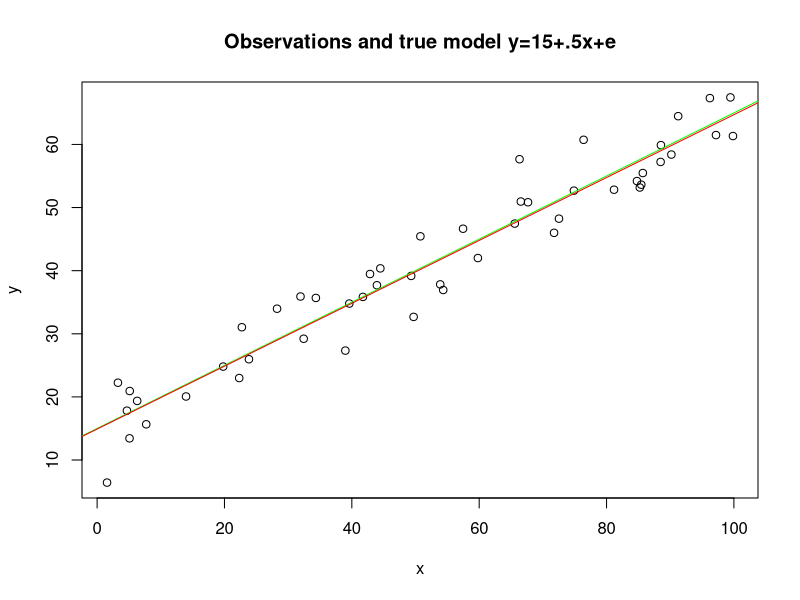
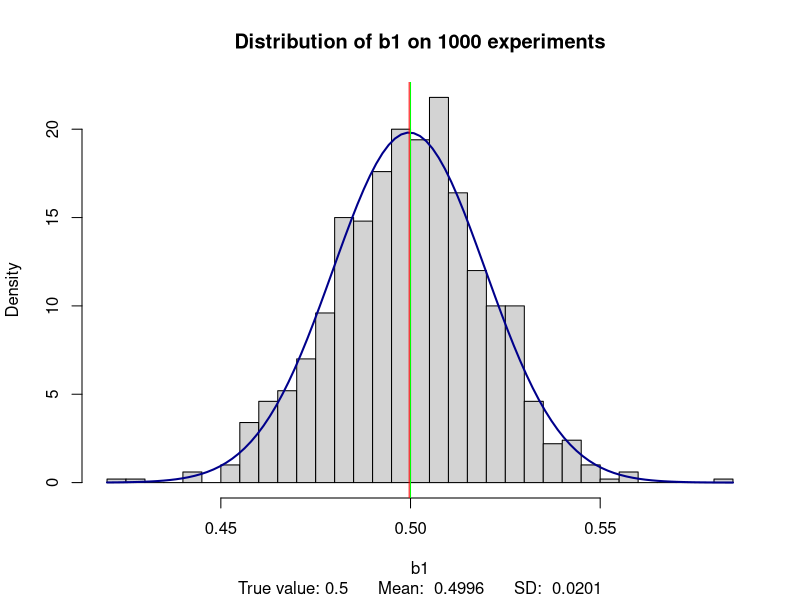

Generate these figures, in order, with R:
rm(list=ls())
set.seed(34)

# sample size
N = 50


# explanatory variables
make_x = function(n=N, xmin=0, xmax=100){
  return (runif(n, xmin, xmax))
}

# define true model
b0 = 15
b1 = 0.5
f = function(x){
   return (b0 + b1 * x)
}

# generate disturbances
sd_e = 4
make_epsilon = function(n=N, mean=0, sd=sd_e){
  return (rnorm(n, mean, sd)) 
}

# make data generating process
dgp = function(){
  x = make_x()
  y = f(x)+make_epsilon()
  return (data.frame(x=x,y=y))
}

# estime by ols once and show results
df = dgp()
plot(df$x,df$y, xlab = "x", ylab="y", main="Observations and true model y=15+.5x+e")
abline(a=b0,b=b1,col="green")

# TODO: make plot for distrubance term
# plot(make_x(), make_epsilon())

lm1 <- lm(y~x, data = df)
abline(lm1, col="red")
summary(lm1)


extract_b0  = function(lm_){
  return (coef(lm_)[1])
}

extract_b1  = function(lm_){
  return (coef(lm_)[2])
}

# repeat estimation 
get_b1 = function(){extract_b1(lm(y~x, data = dgp()))}

n_experiments = 1000
b1_list = replicate(n_experiments, get_b1())


# plot estimator desities 
b1_avg = mean(b1_list)
b1_sd = sd(b1_list)
h = hist(b1_list, breaks=40, freq=FALSE, 
         main=paste("Distribution of b1 on", n_experiments,"experiments"),
         sub=paste("True value:", b1, "    ",
                   "Mean: ", round(b1_avg,4), "    ",
                   "SD: ", round(b1_sd,4)),
         xlab="b1")
curve(dnorm(x, mean=b1_avg, sd=b1_sd),
      add=TRUE, col="darkblue", lwd=2) 
abline(v=b1, col ="green")
abline(v=b1_avg, col ="red")
